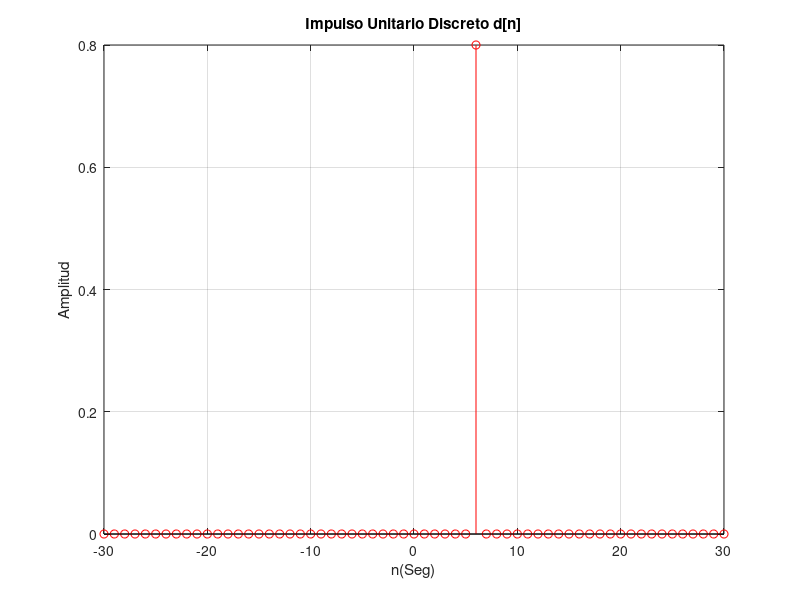

Recreate this plot in MATLAB.
nmax=+30; # límite superior de la escala de tiempo
nmin=-30; # límite inferior de la escala de tiempo
t=-6;      # señala adelanto o retraso del pulso       
nn =nmin:nmax; # Rango de tiempo discreto
# valor de cada muestra en el tiempo discreto
x = [zeros(1, abs(nmin)-t) 0.8 zeros(1,abs(nmax)+t)];
stem(nn,x,'r');
xlabel('n(Seg)');
ylabel('Amplitud');
title('Impulso Unitario Discreto d[n]');
grid on;
